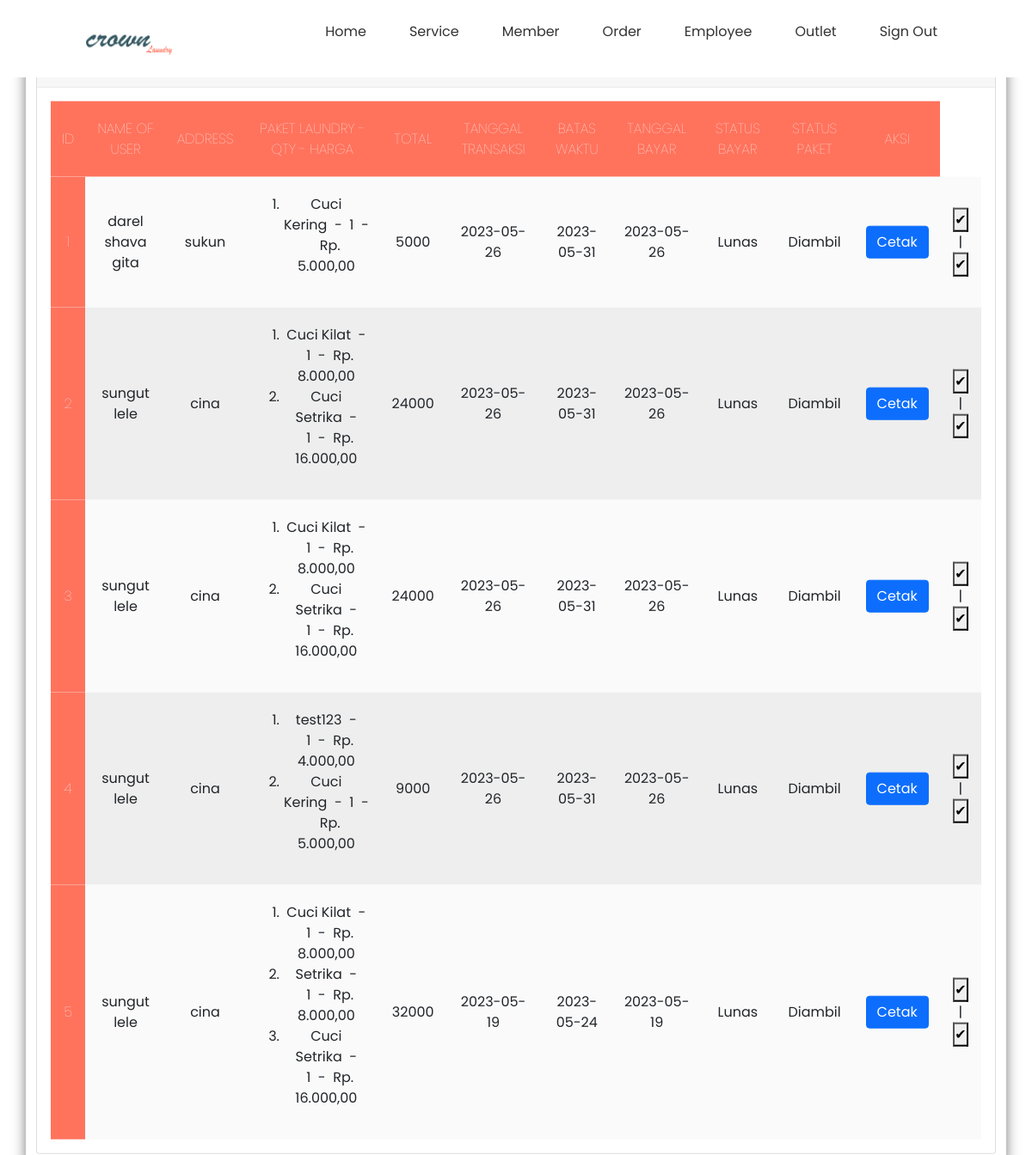
/view_order.php (signed in), run on the app's committed database.
### tables this page shows
CREATE TABLE `transaksi` (
  `id_transaksi` int(11) NOT NULL,
  `id_outlet` int(11) NOT NULL,
  `id_member` int(11) NOT NULL,
  `nama_member` text NOT NULL,
  `alamat` text NOT NULL,
  `tgl_transaksi` date NOT NULL,
  `batas_waktu` date NOT NULL,
  `tgl_bayar` date NOT NULL,
  `status` enum('Baru','Proses','Selesai','Diambil') NOT NULL,
  `dibayar` enum('Lunas','Belum Bayar') NOT NULL,
  `id_user` int(11) NOT NULL
);

CREATE TABLE `member` (
  `id_member` int(11) NOT NULL,
  `nama_member` varchar(100) NOT NULL,
  `alamat` text NOT NULL,
  `jenis_kelamin` enum('L','P') NOT NULL,
  `telp` varchar(15) NOT NULL
);

CREATE TABLE `detail_transaksi` (
  `id_detail_transaksi` int(11) NOT NULL,
  `id_transaksi` int(11) NOT NULL,
  `id_paket` int(11) NOT NULL,
  `qty` int(11) NOT NULL
);

CREATE TABLE `paket` (
  `id_paket` int(11) NOT NULL,
  `nama_paket` varchar(100) NOT NULL,
  `jenis` enum('Kg','Pcs') NOT NULL,
  `harga` int(11) NOT NULL,
  `img` varchar(100) NOT NULL
);

### view_order.php (the view, shortened to what this page needs)
<!DOCTYPE html>
<html lang="en">
<head>
    <link rel="stylesheet" href="css/view_order.css">
    <link rel="stylesheet" href="css/view_order.php">
</head>
<body>
    <?php
    include "navbar.php";
    ?>
    <div class="container">
        <div class="card">
            <div class="card-header">
                <h3 class="mt-2 mb-3 text-center">Laundry Order History</h3>
                <br>
            </div>
            <div class="card-body">
                <table>
                    <thead>
                        <tr>
                            <th>ID</th>
                            <th>NAME OF USER</th>
                            <th>ADDRESS</th>
                            <th>PAKET LAUNDRY - QTY - HARGA</th>
                            <th>TOTAL</th>
                            <th>TANGGAL TRANSAKSI</th>
                            <th>BATAS WAKTU</th>
                            <th>TANGGAL BAYAR</th>
                            <th>STATUS BAYAR </th>
                            <th>STATUS PAKET</th>
                            <th>AKSI</th>
                        </tr>
                    </thead>
                    <tbody>
                        <?php
                        include "koneksi.php";
                        $cmd="SELECT transaksi.*, member.*, user.* from transaksi
                        join user ON user.id_user = transaksi.id_user
                        join member ON member.id_member = transaksi.id_member
                        order by id_transaksi desc";
                        $qry_histori = mysqli_query($conn, $cmd);
                        $no = 0;
                        while ($dt_histori = mysqli_fetch_array($qry_histori)) {
                            $total = 0;
                            $cmd="SELECT * from detail_transaksi
                            join paket on paket.id_paket=detail_transaksi.id_paket
                            join transaksi on transaksi.id_transaksi=detail_transaksi.id_transaksi
                            where detail_transaksi.id_transaksi = " . $dt_histori['id_transaksi']."
                            ";
                            $qry_paket = mysqli_query($conn, $cmd);
                            $no++;
                            $paket_dibeli = "<ol>";
                            while ($dt_paket = mysqli_fetch_array($qry_paket)) {
                                $subtotal = 0;
                                $subtotal += $dt_paket['harga'] * $dt_paket['qty'];
                                $paket_dibeli .= "<li>" . $dt_paket['nama_paket'] . "&nbsp;&nbsp;-&nbsp;&nbsp;" . $dt_paket['qty'] . "&nbsp;&nbsp;-&nbsp;&nbsp;" . "Rp. " . number_format($subtotal, 2, ',', '.') . "" . "</li>";
                                $total += $dt_paket['harga'] * $dt_paket['qty'];
                            }
                            $paket_dibeli .= "</ol>";
                        ?>
                            <tr>
                                <th><?= $no ?></th>
                                <td><?= $dt_histori["nama_member"] ?></td>
                                <td><?= $dt_histori["alamat"] ?></td>
                                <td><?= $paket_dibeli ?></td>
                                <td><?= $total ?></td>
                                <td><?= $dt_histori["tgl_transaksi"] ?></td>
                                <td><?= $dt_histori["batas_waktu"] ?></td>
                                <td><?= $dt_histori["tgl_bayar"] ?></td>
                                <td><?= $dt_histori['dibayar'] ?></td>
                                <td><?= $dt_histori['status'] ?></td>
                                <td><a href="generate_laporan.php?id_transaksi=<?php echo $dt_histori['id_transaksi']; ?>" target="_blank" class="btn btn-primary">Cetak</a></td>
                                <td>
                                    <?php
                                    if ($dt_histori['dibayar'] == "Belum Bayar") {
                                    ?>
                                        <a href="ubah_status.php?id_transaksi=<?= $dt_histori['id_transaksi'] ?>"><button>Lunas</button></a> |
                                    <?php
                                    } else {
                                    ?>
                                        <a href="#"><button>✔</button></a> |
                                    <?php
                                    }
                                    ?>
                                    <?php
                                    if ($dt_histori['status'] == "Baru") {
                                    ?>
                                        <a href="ubah_status_paket.php?id_transaksi=<?= $dt_histori['id_transaksi'] ?>&status=Proses" class="proses"><button>Proses</button></a>
                                    <?php
                                    } elseif ($dt_histori['status'] == "Proses") {
                                    ?>
                                        <a href="ubah_status_paket.php?id_transaksi=<?= $dt_histori['id_transaksi'] ?>&status=Selesai" class="selesai"><button>Selesai</button></a>
                                    <?php
                                    } elseif ($dt_histori['status'] == "Selesai") {
                                    ?>
                                        <a href="ubah_status_paket.php?id_transaksi=<?= $dt_histori['id_transaksi'] ?>&status=Diambil" class="ambil"><button>Diambil</button></a>
                                    <?php
                                    } elseif ($dt_histori['status'] == "Diambil") {
                                    ?>
                                        <a href="#"><button>✔</button></a>
                                    <?php
                                    }
                                    ?>
                                </td>
                            </tr>
                        <?php
                        }
                        ?>
                    </tbody>
                </table>
            </div>
        </div>
    </div><br>
</body>
</html>

### css/view_order.css (style rules this page uses)
* { margin:0; padding: 0; outline: 0; }
.container { padding-top: 20px; padding-bottom: 20px; position: absolute; left: 50%; top: 50%; transform: translate(-50%,-50%); width: 100%; border-collapse: collapse; border-spacing: 0; box-shadow: 0 2px 15px rgba(64,64,64,.7); border-radius: 12px 12px 12px 12px; overflow: hidden; }
.card-body { text-align: center; }
td , th { padding: 20px 13px; text-align: center; }
th { background-color: #ff735d; color: #fafafa; font-family: 'Poppins',Sans-serif; font-weight: 8; text-transform: uppercase; }
tr { width: 100%; background-color: #fafafa; font-family: 'Poppins', sans-serif; }
tr:nth-child(even) { background-color: #eeeeee; }

### css/navbar.css (style rules this page uses)
* { margin: 0; padding: 0; box-sizing: border-box; font-family: 'Poppins', sans serif; }

### data on the page
transaksi: id_member.nama_member "darel shava gita", id_member.alamat "sukun", total "5000", tgl_transaksi "2023-05-26", batas_waktu "2023-05-31", tgl_bayar "2023-05-26", dibayar "Lunas", status "Diambil"
detail_transaksi: id_paket.nama_paket "Cuci Kering", qty "1", subtotal "5.000,00"
transaksi: id_member.nama_member "sungut lele", id_member.alamat "cina", total "24000", tgl_transaksi "2023-05-26", batas_waktu "2023-05-31", tgl_bayar "2023-05-26", dibayar "Lunas", status "Diambil"
detail_transaksi: id_paket.nama_paket "Cuci Kilat", qty "1", subtotal "8.000,00"
detail_transaksi: id_paket.nama_paket "Cuci Setrika", qty "1", subtotal "16.000,00"
transaksi: id_member.nama_member "sungut lele", id_member.alamat "cina", total "24000", tgl_transaksi "2023-05-26", batas_waktu "2023-05-31", tgl_bayar "2023-05-26", dibayar "Lunas", status "Diambil"
detail_transaksi: id_paket.nama_paket "Cuci Kilat", qty "1", subtotal "8.000,00"
detail_transaksi: id_paket.nama_paket "Cuci Setrika", qty "1", subtotal "16.000,00"
transaksi: id_member.nama_member "sungut lele", id_member.alamat "cina", total "9000", tgl_transaksi "2023-05-26", batas_waktu "2023-05-31", tgl_bayar "2023-05-26", dibayar "Lunas", status "Diambil"
detail_transaksi: id_paket.nama_paket "test123", qty "1", subtotal "4.000,00"
detail_transaksi: id_paket.nama_paket "Cuci Kering", qty "1", subtotal "5.000,00"
transaksi: id_member.nama_member "sungut lele", id_member.alamat "cina", total "32000", tgl_transaksi "2023-05-19", batas_waktu "2023-05-24", tgl_bayar "2023-05-19", dibayar "Lunas", status "Diambil"
detail_transaksi: id_paket.nama_paket "Cuci Kilat", qty "1", subtotal "8.000,00"
detail_transaksi: id_paket.nama_paket "Setrika", qty "1", subtotal "8.000,00"
detail_transaksi: id_paket.nama_paket "Cuci Setrika", qty "1", subtotal "16.000,00"
